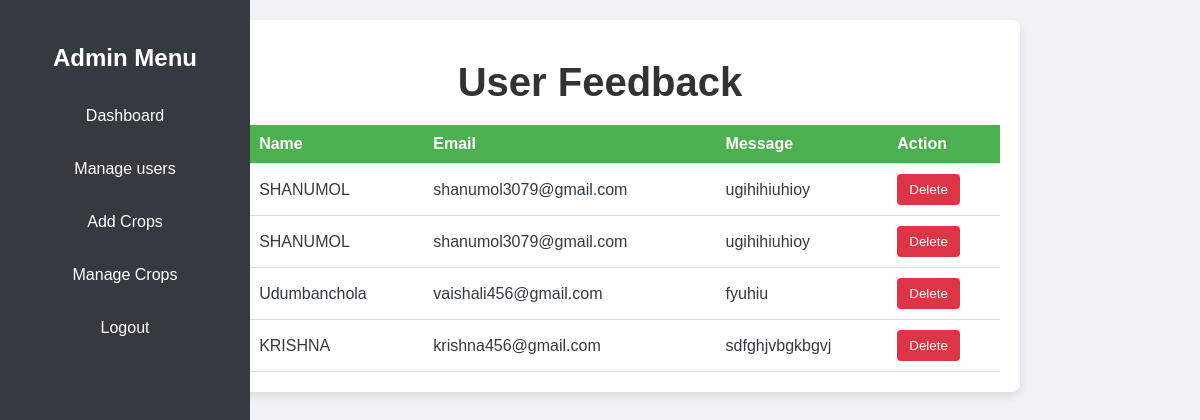
The page /feedback/ on the database its author committed.
### dashboard/models.py (models this page shows, shortened)
class ContactMessage(models.Model):
    name = models.CharField(max_length=100)
    email = models.EmailField()
    message = models.TextField()
    timestamp = models.DateTimeField(auto_now_add=True)

### dashboard/views.py (the view)
# urls.py: path('feedback/', views.feedback_list_view, name='feedback_admin'),
def feedback_list_view(request):
    feedback_list = ContactMessage.objects.all()
    return render(request, 'feedback_admin.html', {'feedback_list': feedback_list})

### dashboard/templates/feedback_admin.html (shortened to what this page needs)
<!DOCTYPE html>
<html lang="en">
<head>
    {% load static %}
</head>
<body>
    <div class="sidebar">
        <h3 class="text-center text-white">Admin Menu</h3>
        <a href="{% url 'admin_dashboard' %}">Dashboard</a>
        <a href="{% url 'manage_users' %}">Manage users</a>
        <a href="{% url 'add_crop' %}">Add Crops</a>
        <a href="{% url 'manage_crops' %}">Manage Crops</a>
        <a href="{% url 'logout' %}">Logout</a>
    </div>
    <div class="container">
        <h1>User Feedback</h1>
        <table>
            <thead>
                <tr>
                    <th>ID</th>
                    <th>Name</th>
                    <th>Email</th>
                    <th>Message</th>
                    <th>Action</th>
                </tr>
            </thead>
            <tbody>
                {% for feedback in feedback_list %}
                <tr>
                    <td>{{ feedback.id }}</td>
                    <td>{{ feedback.name }}</td>
                    <td>{{ feedback.email }}</td>
                    <td>{{ feedback.message }}</td>
                    <td>
                        <form method="POST" action="{% url 'delete_feedback' feedback.id %}">
                            <button type="submit" class="btn-delete">Delete</button>
                        </form>
                    </td>
                </tr>
                {% empty %}
                <tr>
                    <td colspan="5">No feedback available.</td>
                </tr>
                {% endfor %}
            </tbody>
        </table>
    </div>
</body>
</html>

### dashboard/templates/feedback_admin.html (style rules this page uses)
body { font-family: 'Arial', sans-serif; background-color: #f0f2f5; color: #343a40; margin: 0; }
h1 { text-align: center; margin: 20px 0; font-weight: bold; font-size: 2.5rem; color: #007bff; }
.sidebar { height: 100vh; position: fixed; left: 0; top: 0; width: 250px; background-color: #343a40; padding-top: 20px; transition: all 0.3s ease; }
.sidebar h3 { font-size: 1.5rem; margin-bottom: 20px; color: #fff; text-align: center; }
.sidebar a { display: block; color: #ffffff; padding: 15px; text-align: center; text-decoration: none; transition: background-color 0.3s, transform 0.2s; border-radius: 5px; margin: 5px 0; }
.container { max-width: 800px; margin: 20px auto; background-color: white; padding: 20px; border-radius: 8px; box-shadow: 0 4px 8px rgba(0, 0, 0, 0.1); }
h1 { text-align: center; color: #333; }
table { width: 100%; border-collapse: collapse; margin-top: 20px; }
th, td { padding: 10px; text-align: left; border-bottom: 1px solid #ddd; }
th { background-color: #4CAF50; color: white; }
.btn-delete { background-color: #dc3545; color: white; border: none; border-radius: 4px; padding: 8px 12px; cursor: pointer; transition: background-color 0.3s ease; }

### rows shown on the page
ContactMessage: name "SHANUMOL", email "shanumol3079@gmail.com", message "ugihihiuhioy"
ContactMessage: name "SHANUMOL", email "shanumol3079@gmail.com", message "ugihihiuhioy"
ContactMessage: name "Udumbanchola", email "vaishali456@gmail.com", message "fyuhiu"
ContactMessage: name "KRISHNA", email "krishna456@gmail.com", message "sdfghjvbgkbgvj"
